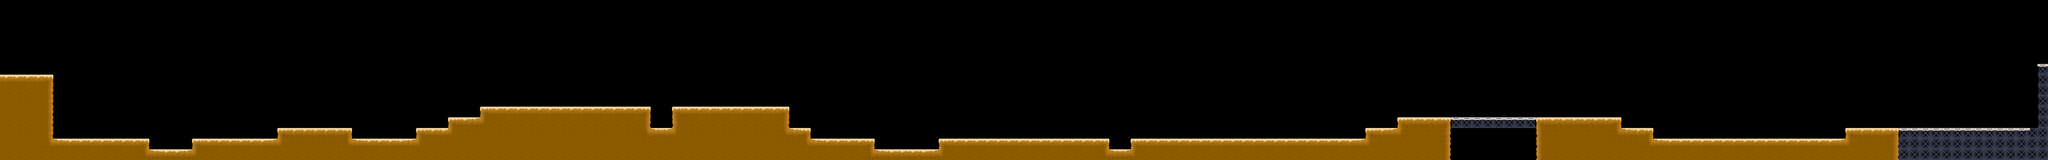

Below is a game level as drawn by its tile map, then a one-line description and the .tmx that defines it (tile-layer data replaced by summaries):
An orthogonal 192x15 tile map with 32x32 px tiles, 2 tile layers (Tile Layer 1, CollisionLayer), 2 tilesets and 8 objects (3x Turret, 2x Obstacle, ScrollingBackground, Player, Bomber).

<map version="1.0" tiledversion="1.1.1" orientation="orthogonal" renderorder="right-down" width="192" height="15" tilewidth="32" tileheight="32" infinite="0" nextobjectid="7">
 <properties>
  <property name="bomber" value="GameObjects/bomber.png" />
  <property name="clouds" value="Backgrounds/background.png" />
  <property name="largeexplosion" value="GameObjects/largeexplosion.png" />
  <property name="obstacle" value="GameObjects/obstacle.png" />
  <property name="player" value="GameObjects/player.png" />
  <property name="turret" value="GameObjects/enemy.png" />
 </properties>
 <tileset firstgid="1" name="Tileset" tilewidth="32" tileheight="32" spacing="2" tilecount="28" columns="7">
  <image source="Tiles/stana.png" trans="000000" width="238" height="134" />
 </tileset>
 <tileset firstgid="29" name="Tileset" tilewidth="32" tileheight="32" spacing="2" tilecount="28" columns="7">
  <image source="Tiles/stana.png" trans="000000" width="238" height="134" />
 </tileset>
 <objectgroup name="Object Layer 1">
  <object id="1" name="Background" type="ScrollingBackground" x="0" y="0" width="32" height="32">
   <properties>
    <property name="animSpeed" type="float" value="0.2" />
    <property name="numFrames" type="int" value="1" />
    <property name="textureHeight" type="int" value="480" />
    <property name="textureID" value="clouds" />
    <property name="textureWidth" type="int" value="640" />
   </properties>
  </object>
 </objectgroup>
 <layer name="Tile Layer 1" width="192" height="15">
  <data>[2880 cells, 552 non-empty, 22 distinct tile ids]</data>
 </layer>
 <objectgroup name="Object Layer 2">
  <object id="4" name="Player1" type="Player" x="45" y="190" width="76" height="32">
   <properties>
    <property name="numFrames" type="int" value="4" />
    <property name="textureHeight" type="int" value="32" />
    <property name="textureID" value="player" />
    <property name="textureWidth" type="int" value="76" />
   </properties>
  </object>
  <object id="40" name="Obstacle1" type="Obstacle" x="160" y="382" width="32" height="32">
   <properties>
    <property name="numFrames" type="int" value="1" />
    <property name="textureHeight" type="int" value="32" />
    <property name="textureID" value="obstacle" />
    <property name="textureWidth" type="int" value="32" />
   </properties>
  </object>
  <object id="41" name="Obstacle2" type="Obstacle" x="192" y="382" width="32" height="32">
   <properties>
    <property name="numFrames" type="int" value="1" />
    <property name="textureHeight" type="int" value="32" />
    <property name="textureID" value="obstacle" />
    <property name="textureWidth" type="int" value="32" />
   </properties>
  </object>
  <object id="10" name="Enemy1" type="Turret" x="509.333" y="100" width="71" height="48">
   <properties>
    <property name="numFrames" type="int" value="1" />
    <property name="textureHeight" type="int" value="48" />
    <property name="textureID" value="turret" />
    <property name="textureWidth" type="int" value="71" />
   </properties>
  </object>
  <object id="4" name="Enemy2" type="Turret" x="1500" y="80" width="71" height="48">
   <properties>
    <property name="numFrames" type="int" value="1" />
    <property name="textureHeight" type="int" value="48" />
    <property name="textureID" value="turret" />
    <property name="textureWidth" type="int" value="71" />
   </properties>
  </object>
  <object id="5" name="Enemy3" type="Turret" x="2800" y="26.6667" width="71" height="48">
   <properties>
    <property name="numFrames" type="int" value="1" />
    <property name="textureHeight" type="int" value="48" />
    <property name="textureID" value="turret" />
    <property name="textureWidth" type="int" value="71" />
   </properties>
  </object>
  <object id="6" name="Enemy4" type="Bomber" x="4700" y="25" width="101" height="48">
   <properties>
    <property name="numFrames" type="int" value="1" />
    <property name="textureHeight" type="int" value="48" />
    <property name="textureID" value="bomber" />
    <property name="textureWidth" type="int" value="101" />
   </properties>
  </object>
 </objectgroup>
 <layer name="CollisionLayer" width="192" height="15">
  <properties>
   <property name="collidable" type="bool" value="true" />
  </properties>
  <data>[2880 cells, 205 non-empty, 12 distinct tile ids]</data>
 </layer>
</map>
